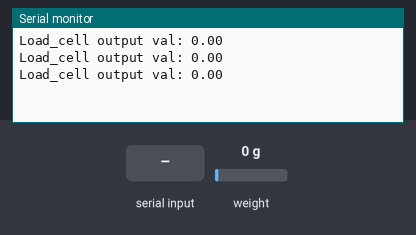
Recording of a sketch running on a simulated ESP8266 (NodeMCU). Parts: the last lines printed to the serial monitor. Inputs (shaded band) come from the test bench; at power-on: weight on the scale 0 g.

Above: at 3.8 s.
3.9 s: "t" received over Serial
At 4.08 s:
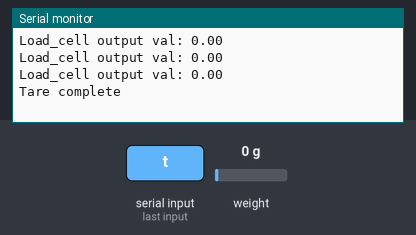
5.4 s: weight on the scale set to 100 g
At 6.1 s:
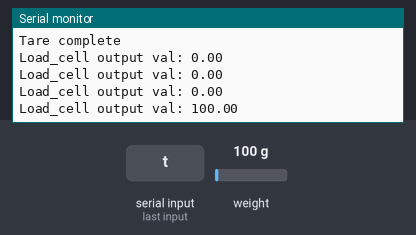
6.9 s: weight on the scale set to 1250 g
At 7.6 s:
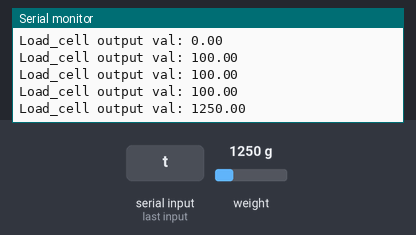
Timing chart, 0 to 9.9 s (numbered marks = the images above; inputs shaded):
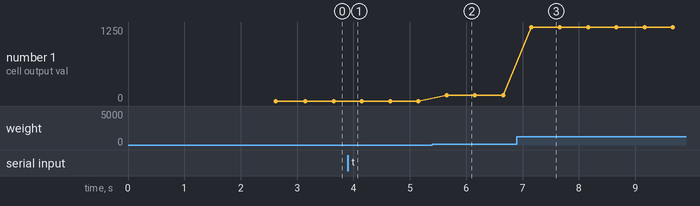

Measured:
- after the input at 3.9 s, the serial monitor: prints a new line at once (image 1)
- after the input at 5.4 s, the serial monitor: prints a new line after 0.25 s (image 2)
- after the input at 6.9 s, the serial monitor: prints a new line after 0.26 s (image 3)
- plotted number 1: 100 → 1250 after the input at 6.9 s

The sketch:

Testing_straingauge.ino
```cpp
/*
   -------------------------------------------------------------------------------------
   HX711_ADC
   Arduino library for HX711 24-Bit Analog-to-Digital Converter for Weight Scales
   Olav Kallhovd sept2017
   -------------------------------------------------------------------------------------
*/

/*
   Settling time (number of samples) and data filtering can be adjusted in the config.h file
   For calibration and storing the calibration value in eeprom, see example file "Calibration.ino"

   The update() function checks for new data and starts the next conversion. In order to acheive maximum effective
   sample rate, update() should be called at least as often as the HX711 sample rate; >10Hz@10SPS, >80Hz@80SPS.
   If you have other time consuming code running (i.e. a graphical LCD), consider calling update() from an interrupt routine,
   see example file "Read_1x_load_cell_interrupt_driven.ino".

   This is an example sketch on how to use this library
*/

#include <HX711_ADC.h>
#if defined(ESP8266)|| defined(ESP32) || defined(AVR)
#include <EEPROM.h>
#endif

//pins:
const int HX711_dout = 8; //mcu > HX711 dout pin
const int HX711_sck = 9; //mcu > HX711 sck pin

//HX711 constructor:
HX711_ADC LoadCell(HX711_dout, HX711_sck);

const int calVal_calVal_eepromAdress = 0;
unsigned long t = 0;

void setup() {
  Serial.begin(9600); delay(10);
  Serial.println();
  Serial.println("Starting...");

  float calibrationValue; // calibration value
  calibrationValue = 696.0; // uncomment this if you want to set this value in the sketch
#if defined(ESP8266) || defined(ESP32)
  //EEPROM.begin(512); // uncomment this if you use ESP8266 and want to fetch this value from eeprom
#endif
  //EEPROM.get(calVal_eepromAdress, calibrationValue); // uncomment this if you want to fetch this value from eeprom

  LoadCell.begin();
  //LoadCell.setReverseOutput();
  unsigned long stabilizingtime = 2000; // tare preciscion can be improved by adding a few seconds of stabilizing time
  boolean _tare = true; //set this to false if you don't want tare to be performed in the next step
  LoadCell.start(stabilizingtime, _tare);
  if (LoadCell.getTareTimeoutFlag()) {
    Serial.println("Timeout, check MCU>HX711 wiring and pin designations");
  }
  else {
    LoadCell.setCalFactor(calibrationValue); // set calibration factor (float)
    Serial.println("Startup is complete");
  }
  while (!LoadCell.update());
  Serial.print("Calibration value: ");
  Serial.println(LoadCell.getCalFactor());
  Serial.print("HX711 measured conversion time ms: ");
  Serial.println(LoadCell.getConversionTime());
  Serial.print("HX711 measured sampling rate HZ: ");
  Serial.println(LoadCell.getSPS());
  Serial.print("HX711 measured settlingtime ms: ");
  Serial.println(LoadCell.getSettlingTime());
  Serial.println("Note that the settling time may increase significantly if you use delay() in your sketch!");
  if (LoadCell.getSPS() < 7) {
    Serial.println("!!Sampling rate is lower than specification, check MCU>HX711 wiring and pin designations");
  }
  else if (LoadCell.getSPS() > 100) {
    Serial.println("!!Sampling rate is higher than specification, check MCU>HX711 wiring and pin designations");
  }
}

void loop() {
  static boolean newDataReady = 0;
  const int serialPrintInterval = 500; //increase value to slow down serial print activity

  // check for new data/start next conversion:
  if (LoadCell.update()) newDataReady = true;

  // get smoothed value from the dataset:
  if (newDataReady) {
    if (millis() > t + serialPrintInterval) {
      float i = LoadCell.getData();
      Serial.print("Load_cell output val: ");
      Serial.println(i);
      newDataReady = 0;
      t = millis();
    }
  }

  // receive command from serial terminal, send 't' to initiate tare operation:
  if (Serial.available() > 0) {
    char inByte = Serial.read();
    if (inByte == 't') LoadCell.tareNoDelay();
  }

  // check if last tare operation is complete:
  if (LoadCell.getTareStatus() == true) {
    Serial.println("Tare complete");
  }

}
```
